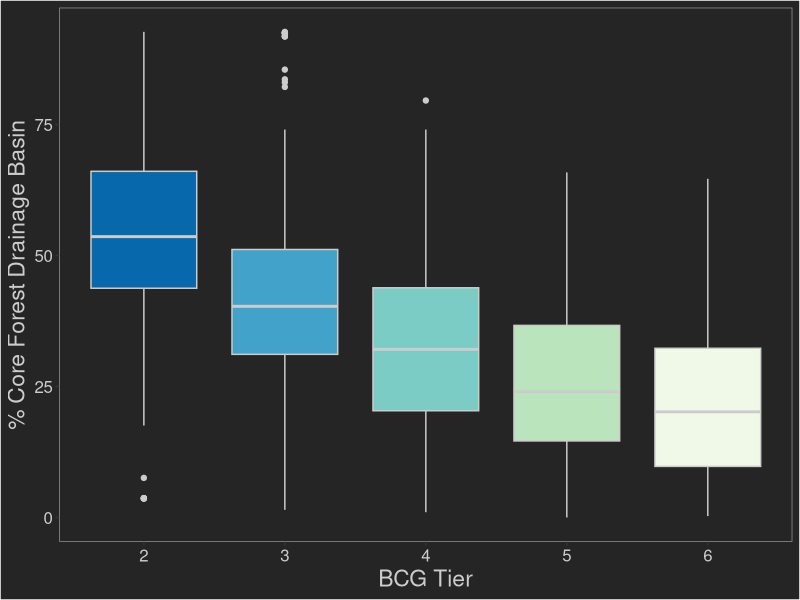
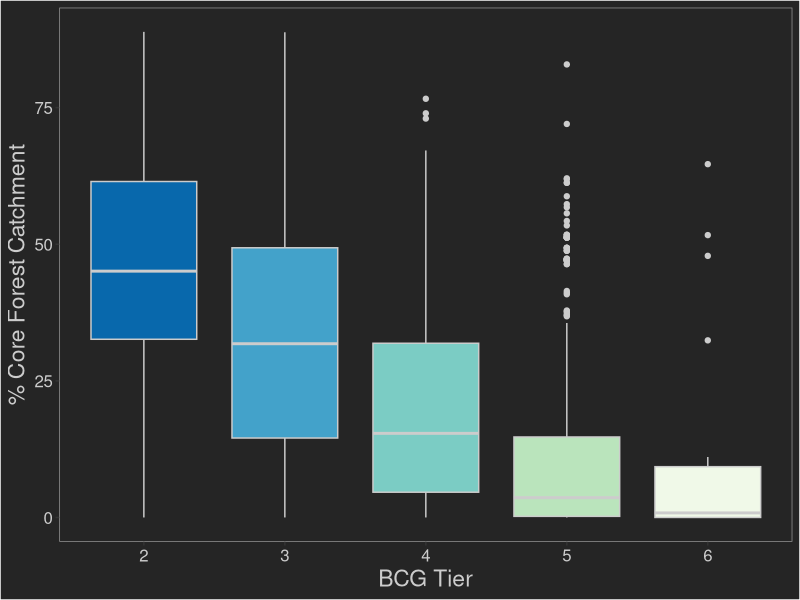
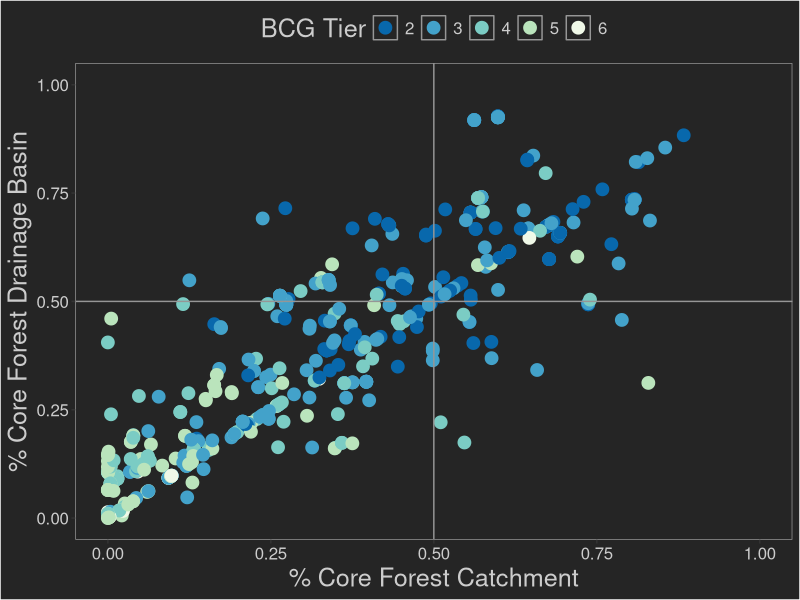
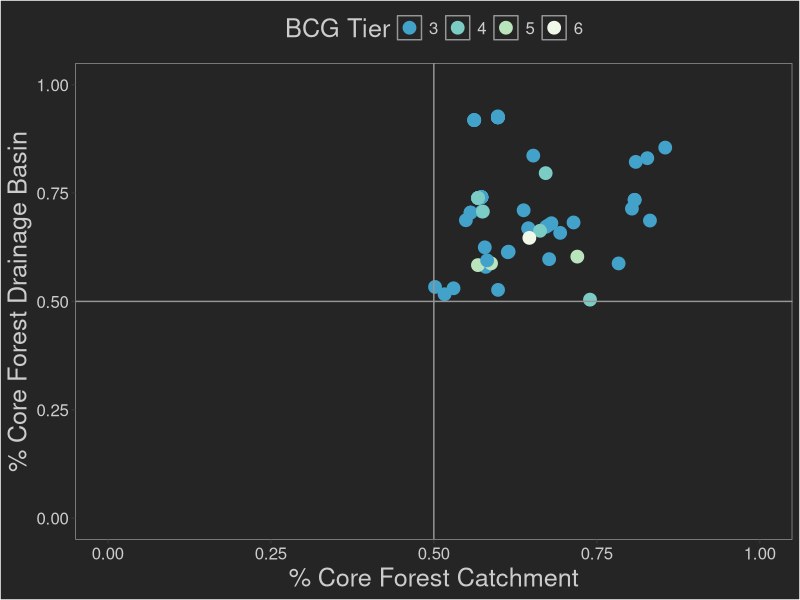

The R script that drew these images, in order: (Note: this script raises an error after producing the figures.)
# Set working directory
setwd('C:/Users/deepuser/Documents/Projects/ProgramDev/BioVariability/Taxa_Changes_Landscape_Chem')

# Load libraries
library(ggplot2)

CF_watershed <- read.csv('data/Statewide_CFPct_AllYears.csv',header=TRUE)
colnames(CF_watershed)<-c('HydroID','NextDown','SqMi','CFPct_1985','CFPct_1990','CFPct_1995',
                             'CFPct_2002','CFPct_2006','CFPct_2010','CFPct_2015')
CF_catchment <- read.csv('data/coreForestAllYears_catchments.csv',header=TRUE)
sites <- read.csv('data/BCG_Sites_1987_2019_HydroID.csv',header=TRUE)
BCG <- read.csv('data/BCG_Samples_1989_2019.csv',header=TRUE)
colnames(BCG)[1]<- 'STA_SEQ'
BCG <- BCG[,c(1,4,7)]
BCG <- merge(BCG,sites[,c(1,9)],by='STA_SEQ')

#sites_CF <- merge(sites,CF_watershed,by='HydroID')
#sites_CF_2_sqmi <- sites_CF[sites_CF$SqMi<=2,]

BCG$CFYear <- ifelse(BCG$SampleYear <1995,1990,
                      ifelse(BCG$SampleYear < 2000, 1995,
                             ifelse (BCG$SampleYear < 2005, 2002,
                                     ifelse(BCG$SampleYear < 2010, 2006,
                                            ifelse(BCG$SampleYear < 2015, 2010, 2015)))))

CFPct <- reshape(CF_watershed[,c(1,4:10)],direction="long",idvar="HydroID",
                   varying=2:ncol(CF_watershed[,c(1,4:10)]),sep="_")
colnames(CFPct)<-c("HydroID","CFYear","CFPct")

CFCatch <- reshape(CF_catchment[,c(1,5:11)],direction = "long", idvar="HydroID",
                              varying=2:ncol(CF_catchment[,c(1,5:11)]),sep="_")
colnames(CFCatch)<-c("HydroID","CFYear","CF")

BCG_CF <- merge(BCG,CFPct,by=c('HydroID','CFYear'))
BCG_CF <- merge(BCG_CF,CFCatch,by=c('HydroID','CFYear'))
BCG_CF <- merge(BCG_CF,CF_watershed[,c(1,3)],by='HydroID')
BCG_CF <- merge(BCG_CF,sites[,c(1,2,4,5)],by='STA_SEQ')



ggplot(BCG_CF,aes(as.factor(NominalTier),CFPct*100,fill=as.factor(NominalTier)))+
  geom_boxplot(colour='#cccccc')+
  xlab('BCG Tier')+
  ylab('% Core Forest Drainage Basin')+
  scale_fill_brewer(type = "seq",
                    palette = 4,
                    direction = -1)+ 
  theme(panel.background = element_rect(fill = '#252525', colour = '#969696'),
        plot.background = element_rect(fill = '#252525'),
        panel.grid = element_blank(),
        axis.text = element_text(colour='#cccccc',size=rel(1.1)),
        axis.title = element_text(color='#cccccc',size=rel(1.5)),
        legend.position = 'none')

# ggsave('C:/Users/deepuser/Documents/Projects/liss_legacyTN_biointegrity/images/BCGSites_CF_Drainage.png',
#        width=5,height=5,units="in")

ggplot(BCG_CF,aes(as.factor(NominalTier),CF*100,fill=as.factor(NominalTier)))+
  geom_boxplot(colour='#cccccc')+
  xlab('BCG Tier')+
  ylab('% Core Forest Catchment')+
  scale_fill_brewer(type = "seq",
                    palette = 4,
                    direction = -1)+ 
  theme(panel.background = element_rect(fill = '#252525', colour = '#969696'),
        plot.background = element_rect(fill = '#252525'),
        panel.grid = element_blank(),
        axis.text = element_text(colour='#cccccc',size=rel(1.1)),
        axis.title = element_text(color='#cccccc',size=rel(1.5)),
        legend.position = 'none')

# ggsave('C:/Users/deepuser/Documents/Projects/liss_legacyTN_biointegrity/images/BCGSites_CF_Catchment.png',
#        width=5,height=5,units="in")


ggplot(BCG_CF[BCG_CF$SqMi<6,],aes(CF,CFPct, colour=as.factor(NominalTier)))+
  geom_point(size = 4)+
  ylim(0,1)+
  xlim(0,1)+
  labs(colour = 'BCG Tier')+
  xlab('% Core Forest Catchment')+
  ylab('% Core Forest Drainage Basin')+
  geom_vline(xintercept = 0.5,colour='#969696')+
  geom_hline(yintercept = 0.5,colour='#969696')+
  scale_colour_brewer(type = "seq",
                      palette = 4,
                      direction = -1,
                      aesthetics = "colour") + 
  theme(panel.background = element_rect(fill = '#252525', colour = '#969696'),
            plot.background = element_rect(fill = '#252525'),
            panel.grid = element_blank(),
            axis.text = element_text(colour='#cccccc',size=rel(1.1)),
            axis.title = element_text(color='#cccccc',size=rel(1.1)),
            title = element_text(color = '#cccccc',size=rel(1.5)),
            legend.position = 'top',
            legend.background = element_rect(fill='#252525'),
            legend.key = element_rect(fill='#252525'),
            legend.text = element_text(colour = '#cccccc',size=rel(1.1)),
            legend.title = element_text(colour='#cccccc',size=rel(1.1)))

# ggsave('C:/Users/deepuser/Documents/Projects/liss_legacyTN_biointegrity/images/Small_BCGSites_CF_CFC.png',
#        width=8,height=5,units="in")


bcg_low <- BCG_CF[BCG_CF$CFPct>0.5 & 
                          BCG_CF$CF>0.5 &
                          BCG_CF$NominalTier >2 &
                          BCG_CF$SqMi < 6,]
bcg_low_sites <- unique(bcg_low[c('STA_SEQ','locationNa',
                                  'SqMi','HydroID','ylat','xlong')])
# write.csv(bcg_low_sites,'C:/Users/deepuser/Documents/Projects/GISPrjs/2021/LISS_legacy/data/BCG_Low_Sites_LT6SqMi.csv', row.names=FALSE)

ggplot(bcg_low,aes(CF,CFPct, colour=as.factor(NominalTier)))+
  geom_point(size = 4)+
  ylim(0,1)+
  xlim(0,1)+
  labs(colour = 'BCG Tier')+
  xlab('% Core Forest Catchment')+
  ylab('% Core Forest Drainage Basin')+
  geom_vline(xintercept = 0.5,colour='#969696')+
  geom_hline(yintercept = 0.5,colour='#969696')+
  scale_colour_manual(values = c('3' = '#43a2ca','4' = '#7bccc4', '5' = '#bae4bc','6'='#f0f9e8')) + 
  theme(panel.background = element_rect(fill = '#252525', colour = '#969696'),
        plot.background = element_rect(fill = '#252525'),
        panel.grid = element_blank(),
        axis.text = element_text(colour='#cccccc',size=rel(1.1)),
        axis.title = element_text(color='#cccccc',size=rel(1.1)),
        title = element_text(color = '#cccccc',size=rel(1.5)),
        legend.position = 'top',
        legend.background = element_rect(fill='#252525'),
        legend.key = element_rect(fill='#252525'),
        legend.text = element_text(colour = '#cccccc',size=rel(1.1)),
        legend.title = element_text(colour='#cccccc',size=rel(1.1)))

# ggsave('C:/Users/deepuser/Documents/Projects/liss_legacyTN_biointegrity/images/Small_LowBCGSites_CF_CFC.png',
#        width=8,height=5,units="in")


bcg_high <- merge(BCG_CF[BCG_CF$CFPct<0.5 & BCG_CF$CF<0.5 &BCG_CF$NominalTier == 2,],sites[,c(1:3)],by='STA_SEQ')
bcg_high_sites <- unique(bcg_high[c('STA_SEQ','locationNa','locationDe')])


#Cnt of Samples at Each Site Used in CF Calcs
BCG_Cnt <- aggregate(SampleYear~STA_SEQ,data=BCG_CF,FUN=length)
BCG_Cnt <- merge(BCG_Cnt,sites[,c(1:5,9)],by="STA_SEQ")
write.csv(BCG_Cnt,'C:/Users/deepuser/Documents/Projects/GISPrjs/2020/CWA_Pres/data/BCG_sites_1989_2019.csv', row.names=FALSE)
